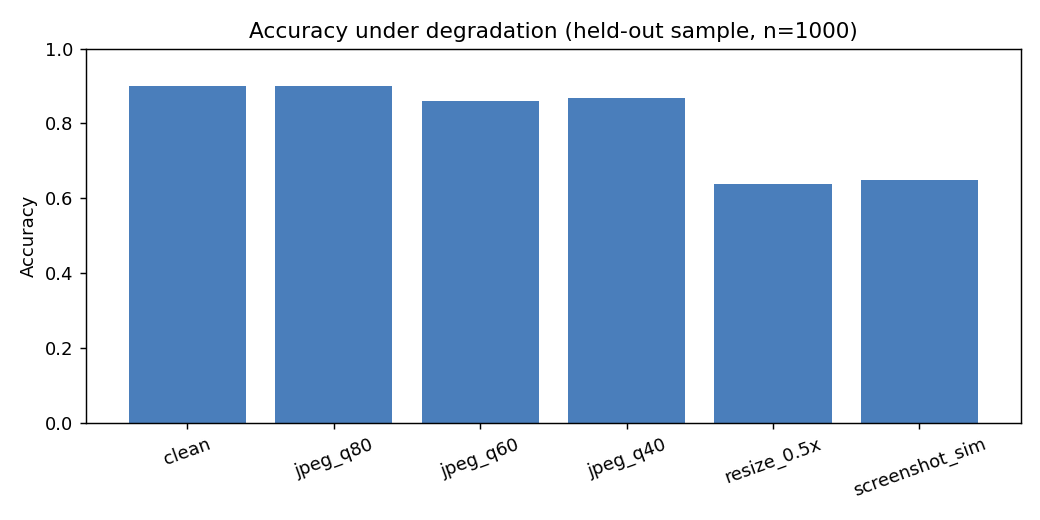
#> input picture report/degradation_chart.png, 1040 x 520 px
$ python -i robustness.py   (imports and definitions only)
#> lines starting #> are read from the running program, lines starting #| are printed output that depends on the picture
#> further down, picture is the input picture: shape (520, 1040, 3); mean B, G, R 224, 200.2, 179.9
"""
Bonus Module C - Robustness to Degradation.

Re-evaluates the fused visual classifier on a sample of held-out images
after applying real-world degradations (JPEG re-compression at several
qualities, downscale/upscale "resize", and a screenshot simulation), and
reports how accuracy shifts.

    python robustness.py --data_dir /path/to/archive --model signalscope_model.joblib \
        --out_json ../report/robustness.json --out_png ../report/degradation_chart.png
"""
import argparse
import glob
import json
import os

import cv2
import numpy as np
from joblib import load


def degrade_jpeg(img, quality):
    ok, enc = cv2.imencode(".jpg", img, [cv2.IMWRITE_JPEG_QUALITY, quality])
    return cv2.imdecode(enc, cv2.IMREAD_COLOR)


# [5 lines left out: function degrade_resize, not called in this run]


def degrade_screenshot(img):
    """Simulate a screenshot: slight blur + resize round-trip + mediocre
    JPEG + minor brightness shift."""
    h, w = img.shape[:2]
#> h = 520; w = 1040
    blurred = cv2.GaussianBlur(img, (3, 3), 0.6)
    resized = cv2.resize(blurred, (int(w * 0.8), int(h * 0.8)), interpolation=cv2.INTER_LINEAR)
    resized = cv2.resize(resized, (w, h), interpolation=cv2.INTER_LINEAR)
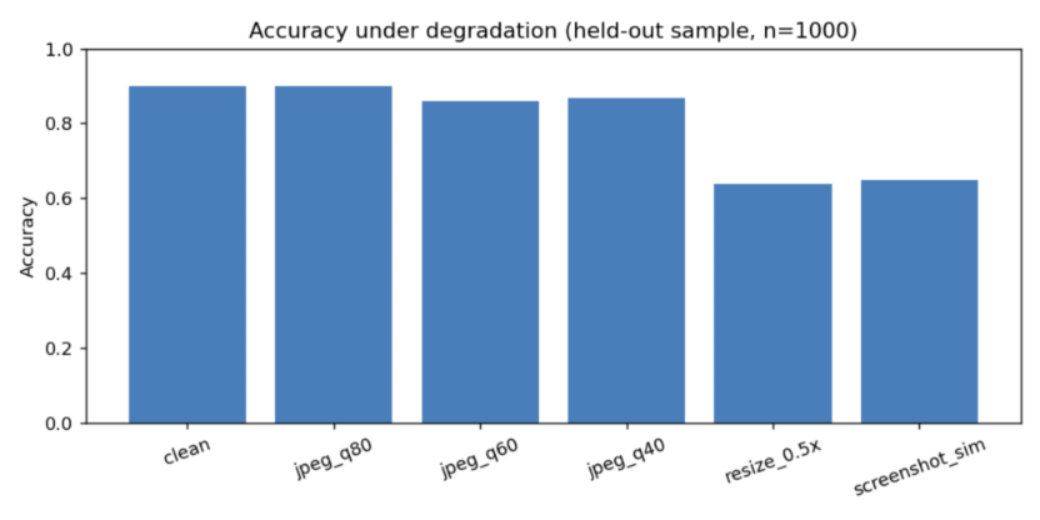
#> resized: shape (520, 1040, 3); mean B, G, R 224, 200.2, 179.9
    resized = np.clip(resized.astype(np.float32) * 1.05 + 3, 0, 255).astype(np.uint8)
    return degrade_jpeg(resized, quality=60)


DEGRADATIONS = [
    ("clean", lambda im: im),
    ("jpeg_q80", lambda im: degrade_jpeg(im, 80)),
    ("jpeg_q60", lambda im: degrade_jpeg(im, 60)),
    ("jpeg_q40", lambda im: degrade_jpeg(im, 40)),
    ("resize_0.5x", lambda im: degrade_resize(im, 0.5)),
    ("screenshot_sim", degrade_screenshot),
]


# [41 lines left out: function main, not called in this run]


# [2 lines not run here, left out]

>>> import cv2
>>> picture = cv2.imread('../report/degradation_chart.png')
>>> result = degrade_screenshot(picture)
